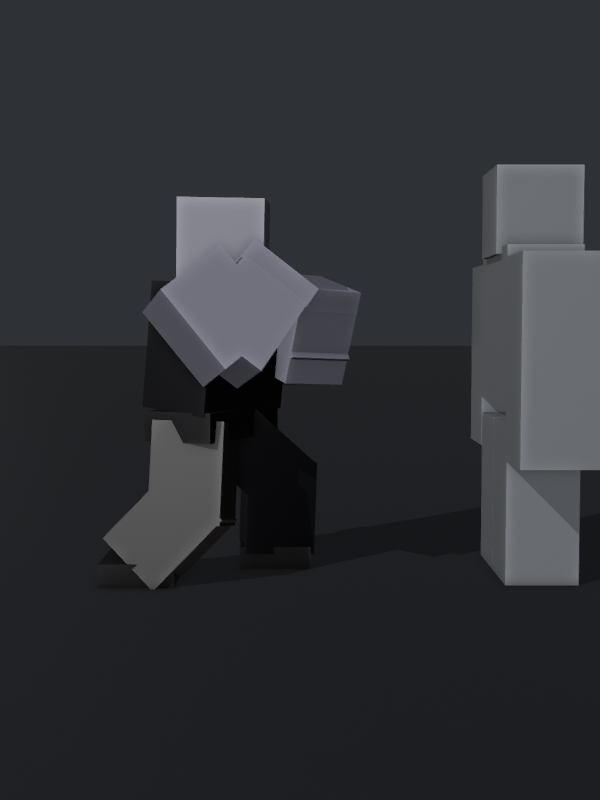
#> input picture Game/assets/vfx/previews/frost_jab/pose_side_00.png, 600 x 800 px, found by its file name; its folder holds 4 pictures in this run
$ python compose_frost_jab_stage3.py
#> lines starting #> are read from the running program, lines starting #| are printed output that depends on the picture
"""Spin for Abilities - Frost Jab stage 3: animated GIFs + motion path sheet.

Run with the system Python (needs Pillow), after render_frost_jab_poses.py (FRAMES 0-13) and the
motion path renders (previews/frost_jab/motion_path_{side,top,34}.png):
    python compose_frost_jab_stage3.py
Writes, in Game/assets/vfx/previews/:
    frost_jab_side_30fps.gif   side view, every frame 0-13 at 30 fps (frames rendered by Blender)
    frost_jab_side_025x.gif    the same frames at 0.25x speed (7.5 fps)
    frost_jab_stage3_paths.png motion path of the right hand from the side, top and 3/4
GIF delays are whole centiseconds, so 30 fps alternates 30/30/40 ms (average 33.3 ms) and 0.25x
alternates 130/130/140 ms (average 133.3 ms). After frame 13 the ready pose holds for 0.5 s (labelled)
so the loop point is visible; the animation itself is frames 0-13 only.
"""
import os
from PIL import Image, ImageDraw, ImageFont

ROOT = r"C:\Roblox\Spin for ability\Game\assets\vfx\previews"
FRAMES_DIR = os.path.join(ROOT, "frost_jab")
FIRST, LAST, HIT = 0, 13, 4
NAMES = {0: "ready", 1: "pull-back", 2: "wind-up (stop)", 4: "HIT", 5: "overshoot", 6: "hold", 10: "recovery",
         13: "ready"}
SIZE = (450, 600)


def font(size, bold=True):
    for name in (("segoeuib.ttf" if bold else "segoeui.ttf"), "arialbd.ttf"):
        try:
            return ImageFont.truetype(name, size)
        except OSError:
            pass
    return ImageFont.load_default()


def labelled(f, extra=""):
#> called with f = 0, extra = ''
    img = Image.open(os.path.join(FRAMES_DIR, f"pose_side_{f:02d}.png")).convert("RGB").resize(SIZE, Image.LANCZOS)
    d = ImageDraw.Draw(img)
    hit = f == HIT
    text = f"frame {f:2d}  {f / 30:.3f} s  {NAMES.get(f, '')}{extra}"
    d.rectangle((0, 0, SIZE[0], 34), fill=(20, 22, 28))
    d.text((10, 6), text, fill=(168, 230, 255) if hit else (230, 235, 240), font=font(18))
    if hit:
        d.rectangle((1, 1, SIZE[0] - 2, SIZE[1] - 2), outline=(168, 230, 255), width=3)
    return img


def gif(path, base_ms):
    frames = [labelled(f) for f in range(FIRST, LAST + 1)]
#> call 2 of labelled, with f = 1, extra = ''
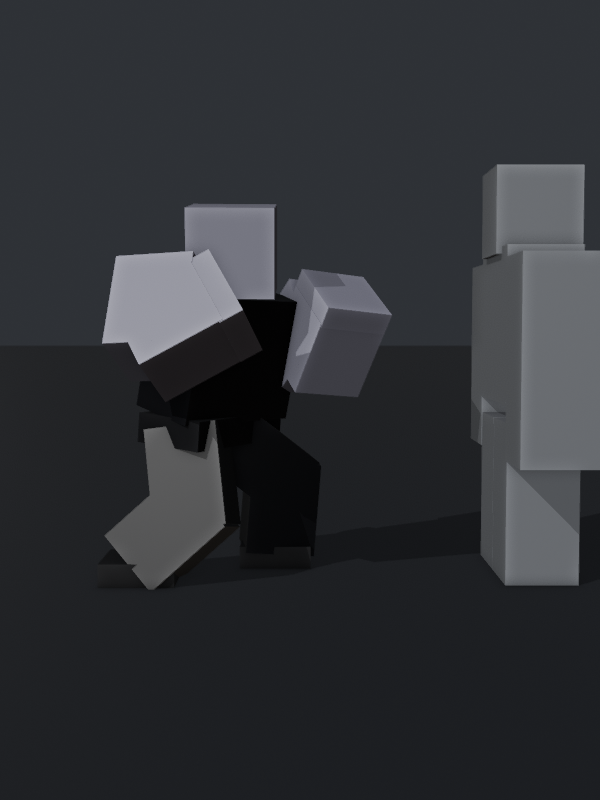
#> input picture Game/assets/vfx/previews/frost_jab/pose_side_01.png, 600 x 800 px, found by its file name
#> call 3 of labelled, with f = 2, extra = ''
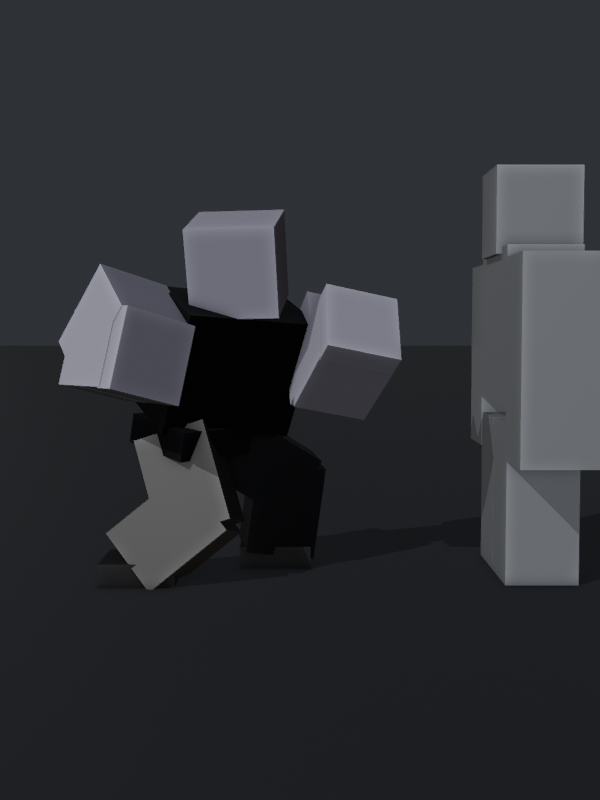
#> input picture Game/assets/vfx/previews/frost_jab/pose_side_02.png, 600 x 800 px, found by its file name
#> call 4 of labelled, with f = 3, extra = ''
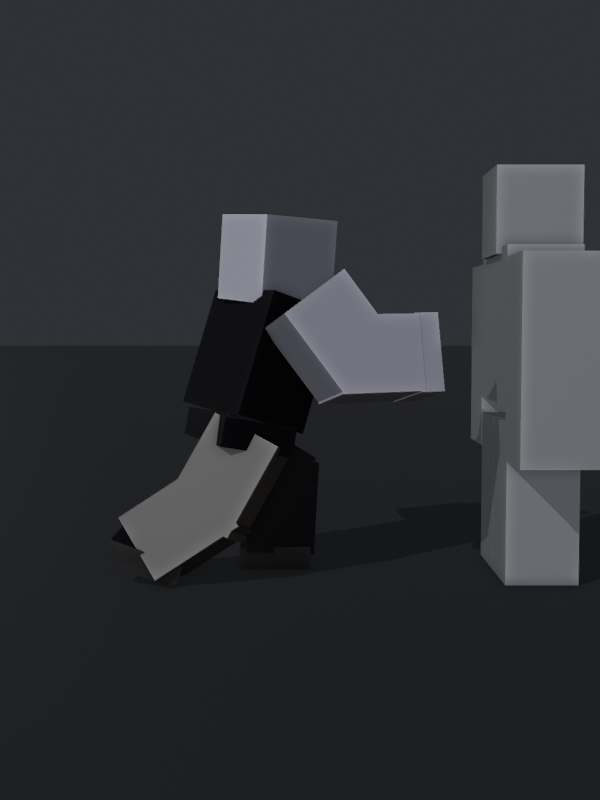
#> input picture Game/assets/vfx/previews/frost_jab/pose_side_03.png, 600 x 800 px, found by its file name
    pattern = [base_ms, base_ms, base_ms + 10]
    durations = [pattern[i % 3] for i in range(len(frames))]
    frames.append(labelled(LAST, "  (0.5 s pause, not in anim)"))
    durations.append(500)
    pal = [f.quantize(colors=128, method=Image.Quantize.MEDIANCUT) for f in frames]
    pal[0].save(path, save_all=True, append_images=pal[1:], duration=durations, loop=0, disposal=2)
    anim_ms = sum(durations[:-1])
    print(f"wrote {path}: {len(frames) - 1} frames, {anim_ms} ms for frames 0-13 "
          f"({(len(frames) - 1) / (anim_ms / 1000):.2f} fps)")


def paths_sheet():
    views = [("side", "Side (forward = right)"), ("top", "Top (forward = up)"), ("34", "3/4 front")]
    imgs = [Image.open(os.path.join(FRAMES_DIR, f"motion_path_{v}.png")).convert("RGB") for v, _ in views]
    w, h = imgs[0].size
    pad, head = 10, 70
    sheet = Image.new("RGB", (pad + len(imgs) * (w + pad), head + h + pad + 40), (24, 26, 33))
    d = ImageDraw.Draw(sheet)
    d.text((pad, 8), "Frost Jab - right hand motion path (Blender Motion Paths, wrist bone tail, frames 0-13)",
           fill=(242, 251, 255), font=font(24))
    for i, ((_, title), img) in enumerate(zip(views, imgs)):
        x = pad + i * (w + pad)
        d.text((x, 42), title, fill=(255, 220, 60), font=font(18))
        sheet.paste(img, (x, head))
    d.text((pad, head + h + 8), "Red = before the current frame (4, the hit), green = after. 0 -> 1 -> 2: the fist "
           "swings out and back and stops at 2; 2 -> 4 the strike; 4 -> 6 the hold; 6 -> 13 a wide easing arc "
           "back to the guard.", fill=(220, 225, 235), font=font(15, False))
    out = os.path.join(ROOT, "frost_jab_stage3_paths.png")
    sheet.save(out)
    print("wrote", out, sheet.size)


#> (the run stopped early here; a loop or call above may not have finished)
